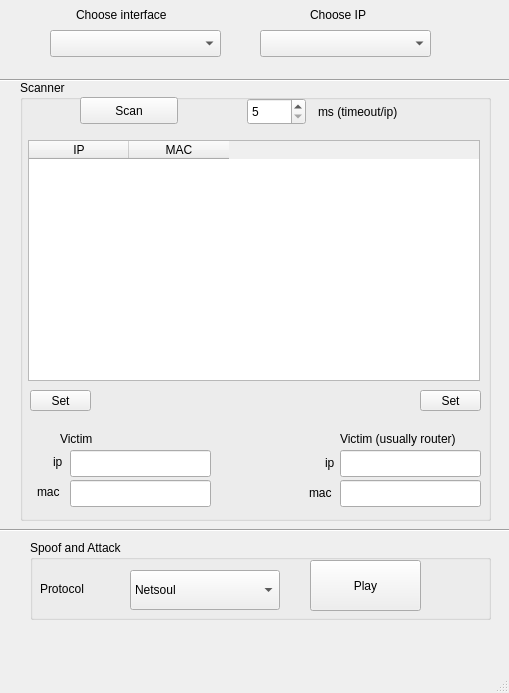
<?xml version="1.0" encoding="UTF-8"?>
<ui version="4.0">
 <class>MainWindow</class>
 <widget class="QMainWindow" name="MainWindow">
  <property name="geometry">
   <rect>
    <x>0</x>
    <y>0</y>
    <width>509</width>
    <height>693</height>
   </rect>
  </property>
  <property name="font">
   <font>
    <weight>50</weight>
    <bold>false</bold>
   </font>
  </property>
  <property name="windowTitle">
   <string>HoneyPipe</string>
  </property>
  <property name="windowOpacity">
   <double>0.920000000000000</double>
  </property>
  <widget class="QWidget" name="centralWidget">
   <widget class="QComboBox" name="cbInt">
    <property name="geometry">
     <rect>
      <x>50</x>
      <y>30</y>
      <width>171</width>
      <height>27</height>
     </rect>
    </property>
   </widget>
   <widget class="QLabel" name="lblInt">
    <property name="geometry">
     <rect>
      <x>76</x>
      <y>10</y>
      <width>121</width>
      <height>10</height>
     </rect>
    </property>
    <property name="text">
     <string>Choose interface</string>
    </property>
   </widget>
   <widget class="QLabel" name="lblIp">
    <property name="geometry">
     <rect>
      <x>310</x>
      <y>10</y>
      <width>70</width>
      <height>10</height>
     </rect>
    </property>
    <property name="text">
     <string>Choose IP</string>
    </property>
   </widget>
   <widget class="QComboBox" name="cbIp">
    <property name="geometry">
     <rect>
      <x>260</x>
      <y>30</y>
      <width>171</width>
      <height>27</height>
     </rect>
    </property>
   </widget>
   <widget class="Line" name="line">
    <property name="geometry">
     <rect>
      <x>-93</x>
      <y>70</y>
      <width>801</width>
      <height>20</height>
     </rect>
    </property>
    <property name="orientation">
     <enum>Qt::Horizontal</enum>
    </property>
   </widget>
   <widget class="Line" name="line_2">
    <property name="geometry">
     <rect>
      <x>-100</x>
      <y>520</y>
      <width>761</width>
      <height>20</height>
     </rect>
    </property>
    <property name="orientation">
     <enum>Qt::Horizontal</enum>
    </property>
   </widget>
   <widget class="QGroupBox" name="groupBox">
    <property name="geometry">
     <rect>
      <x>20</x>
      <y>80</y>
      <width>471</width>
      <height>441</height>
     </rect>
    </property>
    <property name="title">
     <string>Scanner</string>
    </property>
    <widget class="QPushButton" name="btnScan">
     <property name="geometry">
      <rect>
       <x>60</x>
       <y>17</y>
       <width>98</width>
       <height>27</height>
      </rect>
     </property>
     <property name="text">
      <string>Scan</string>
     </property>
    </widget>
    <widget class="QLabel" name="label">
     <property name="geometry">
      <rect>
       <x>298</x>
       <y>23</y>
       <width>111</width>
       <height>17</height>
      </rect>
     </property>
     <property name="text">
      <string>ms (timeout/ip)</string>
     </property>
    </widget>
    <widget class="QTableWidget" name="twMain">
     <property name="geometry">
      <rect>
       <x>8</x>
       <y>60</y>
       <width>452</width>
       <height>241</height>
      </rect>
     </property>
     <property name="baseSize">
      <size>
       <width>0</width>
       <height>0</height>
      </size>
     </property>
     <property name="rowCount">
      <number>0</number>
     </property>
     <property name="columnCount">
      <number>2</number>
     </property>
     <attribute name="horizontalHeaderDefaultSectionSize">
      <number>100</number>
     </attribute>
     <column>
      <property name="text">
       <string>IP</string>
      </property>
     </column>
     <column>
      <property name="text">
       <string>MAC</string>
      </property>
     </column>
    </widget>
    <widget class="QSpinBox" name="sbTimeout">
     <property name="geometry">
      <rect>
       <x>227</x>
       <y>18</y>
       <width>59</width>
       <height>27</height>
      </rect>
     </property>
     <property name="minimum">
      <number>5</number>
     </property>
     <property name="maximum">
      <number>100</number>
     </property>
     <property name="value">
      <number>5</number>
     </property>
    </widget>
    <widget class="QPushButton" name="pbSetDest">
     <property name="geometry">
      <rect>
       <x>400</x>
       <y>310</y>
       <width>61</width>
       <height>21</height>
      </rect>
     </property>
     <property name="text">
      <string>Set</string>
     </property>
    </widget>
    <widget class="QLineEdit" name="leRouterMAC">
     <property name="geometry">
      <rect>
       <x>320</x>
       <y>400</y>
       <width>141</width>
       <height>27</height>
      </rect>
     </property>
    </widget>
    <widget class="QPushButton" name="pbSetSource">
     <property name="geometry">
      <rect>
       <x>10</x>
       <y>310</y>
       <width>61</width>
       <height>21</height>
      </rect>
     </property>
     <property name="text">
      <string>Set</string>
     </property>
    </widget>
    <widget class="QLabel" name="label_2">
     <property name="geometry">
      <rect>
       <x>40</x>
       <y>350</y>
       <width>61</width>
       <height>17</height>
      </rect>
     </property>
     <property name="text">
      <string>Victim</string>
     </property>
    </widget>
    <widget class="QLineEdit" name="leSourceMAC">
     <property name="geometry">
      <rect>
       <x>50</x>
       <y>400</y>
       <width>141</width>
       <height>27</height>
      </rect>
     </property>
    </widget>
    <widget class="QLabel" name="label_3">
     <property name="geometry">
      <rect>
       <x>320</x>
       <y>350</y>
       <width>151</width>
       <height>17</height>
      </rect>
     </property>
     <property name="text">
      <string>Victim (usually router)</string>
     </property>
    </widget>
    <widget class="QLineEdit" name="leSourceIP">
     <property name="geometry">
      <rect>
       <x>50</x>
       <y>370</y>
       <width>141</width>
       <height>27</height>
      </rect>
     </property>
    </widget>
    <widget class="QLineEdit" name="leRouterIP">
     <property name="geometry">
      <rect>
       <x>320</x>
       <y>370</y>
       <width>141</width>
       <height>27</height>
      </rect>
     </property>
    </widget>
    <widget class="QLabel" name="label_7">
     <property name="geometry">
      <rect>
       <x>33</x>
       <y>373</y>
       <width>67</width>
       <height>17</height>
      </rect>
     </property>
     <property name="text">
      <string>ip</string>
     </property>
    </widget>
    <widget class="QLabel" name="label_8">
     <property name="geometry">
      <rect>
       <x>17</x>
       <y>403</y>
       <width>67</width>
       <height>17</height>
      </rect>
     </property>
     <property name="text">
      <string>mac</string>
     </property>
    </widget>
    <widget class="QLabel" name="label_9">
     <property name="geometry">
      <rect>
       <x>289</x>
       <y>404</y>
       <width>67</width>
       <height>17</height>
      </rect>
     </property>
     <property name="text">
      <string>mac</string>
     </property>
    </widget>
    <widget class="QLabel" name="label_10">
     <property name="geometry">
      <rect>
       <x>305</x>
       <y>374</y>
       <width>67</width>
       <height>17</height>
      </rect>
     </property>
     <property name="text">
      <string>ip</string>
     </property>
    </widget>
   </widget>
   <widget class="QGroupBox" name="groupBox_2">
    <property name="geometry">
     <rect>
      <x>30</x>
      <y>540</y>
      <width>461</width>
      <height>80</height>
     </rect>
    </property>
    <property name="title">
     <string>Spoof and Attack</string>
    </property>
    <widget class="QLabel" name="label_4">
     <property name="geometry">
      <rect>
       <x>10</x>
       <y>40</y>
       <width>67</width>
       <height>17</height>
      </rect>
     </property>
     <property name="text">
      <string>Protocol</string>
     </property>
    </widget>
    <widget class="QComboBox" name="cbProtocol">
     <property name="geometry">
      <rect>
       <x>100</x>
       <y>30</y>
       <width>150</width>
       <height>40</height>
      </rect>
     </property>
     <item>
      <property name="text">
       <string>Netsoul</string>
      </property>
     </item>
     <item>
      <property name="text">
       <string>Http</string>
      </property>
     </item>
    </widget>
    <widget class="QPushButton" name="pbPlay">
     <property name="geometry">
      <rect>
       <x>280</x>
       <y>20</y>
       <width>111</width>
       <height>51</height>
      </rect>
     </property>
     <property name="text">
      <string>Play</string>
     </property>
    </widget>
   </widget>
  </widget>
  <widget class="QStatusBar" name="sbMain">
   <property name="toolTip">
    <string/>
   </property>
  </widget>
 </widget>
 <layoutdefault spacing="6" margin="11"/>
 <resources/>
 <connections/>
</ui>
